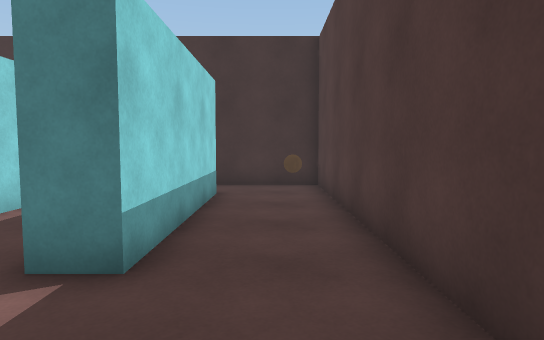
view 1 (above)

18 first-person views from a walk through a scene from a Unity 3-D project. The camera is 1.3 m above the floor, tilts 4° down and sees 75° across. The floor is counted in squares, 1 m on a side. Each view is taken from the middle of a square. On the plan, view 1 faces up. The plan holds only what a view shows up to about 15 squares ahead; the rest is blank. The place goes on beyond the plan.

view 2
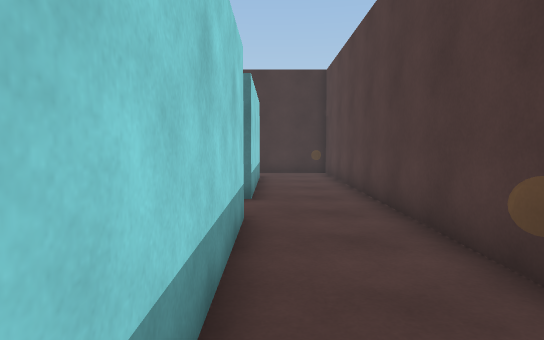

view 3
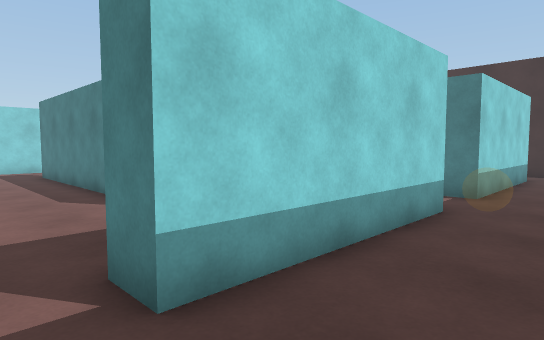

view 4
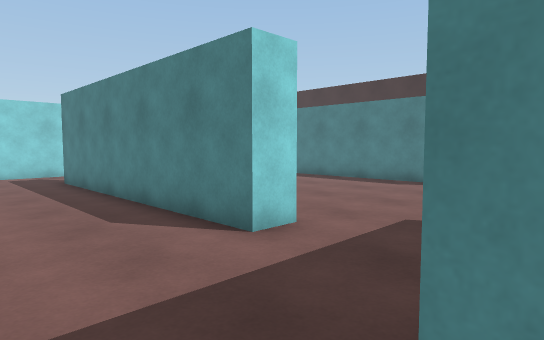

view 5
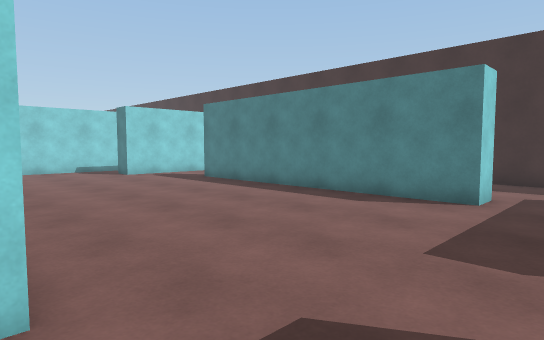

view 6
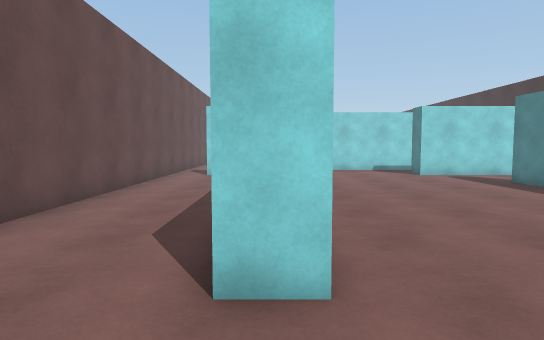

view 7
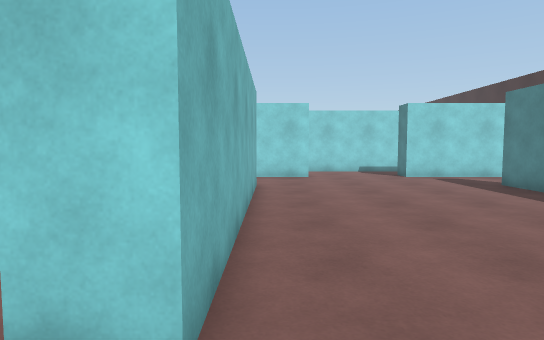

view 8
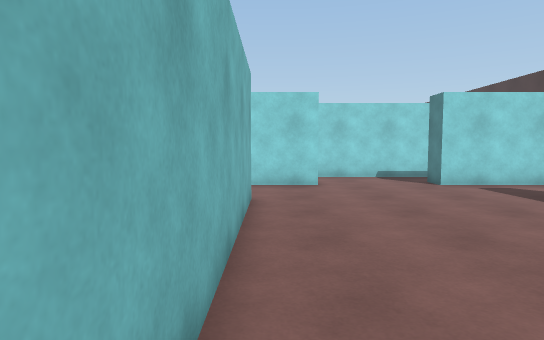

view 9
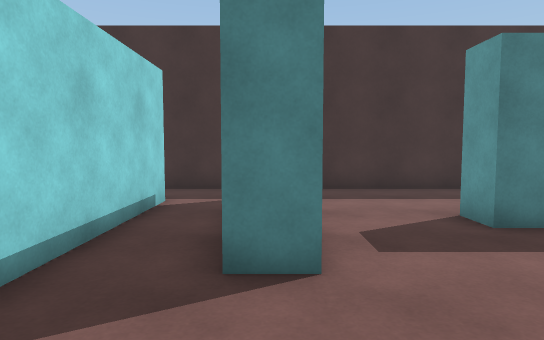

view 10
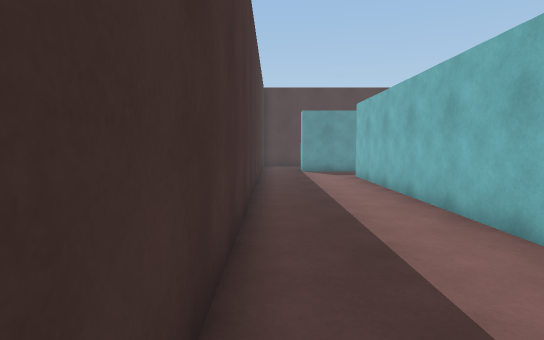

view 11
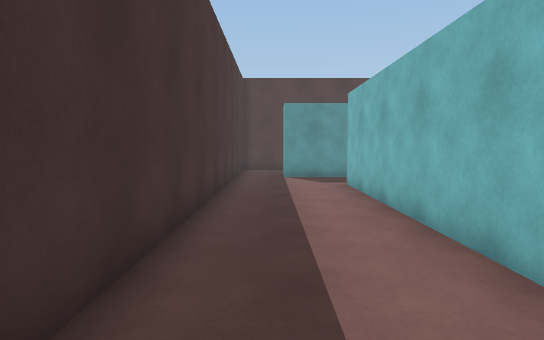

view 12
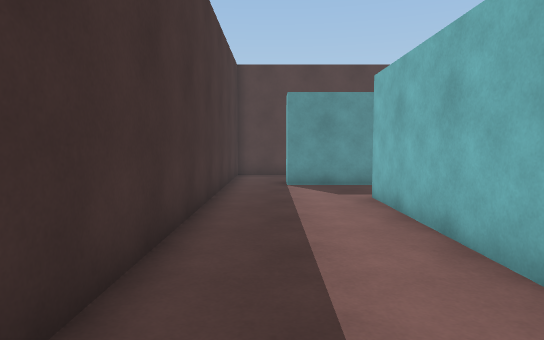

view 13
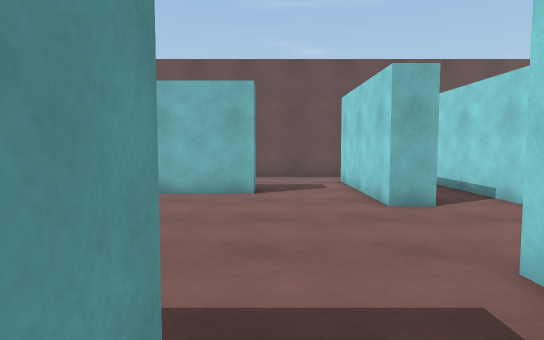

view 14
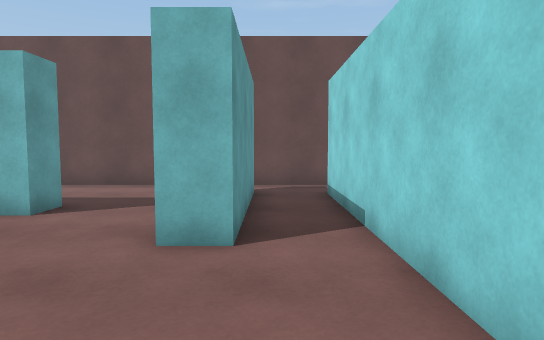

view 15
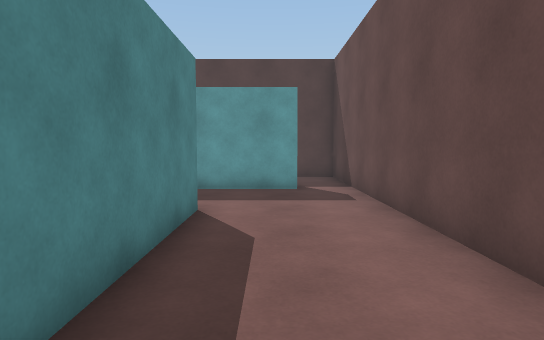

view 16
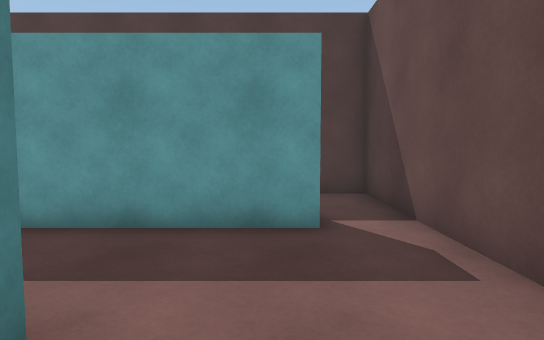

view 17
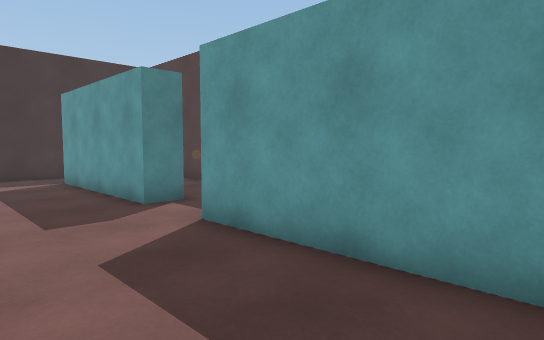

view 18
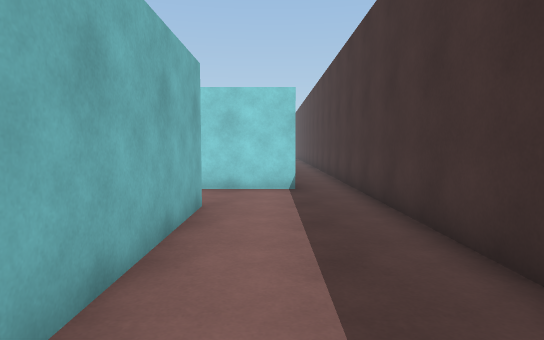

### Floor plan
Points are (right, up) in squares from view 1. A wall is a line through its corners. A room is listed if a view was taken in it or the views show most of it. See-through windows are left out.
Room 1 (views 1, 2, 3)
walls: (-1.5, 1.4) (-1.5, -4.7); (1.5, -1.9) (1.5, 11.5) (-1.5, 11.5); (-1.5, 9.5) (-1.5, 3.5); (-1.5, -6.5) (1.5, -6.5) (1.5, -5)
ways out: opening at (-2, -5.5) to room 2; opening at (-2, 2.5) to room 2; opening at (-2, 10.5) to room 2
Room 2 (views 4, 5, 6, 7, 8, 9, 10, 11, 12, 13, 14, 15, 16, 17, 18)
walls: (-15.5, 6.5) (-15.5, 7.5) (-5.2, 7.5) (-5.2, 6.5) (-15.5, 6.5); (-15.5, -1.5) (-5.9, -1.5) (-5.9, -2.5) (-15.5, -2.5) (-15.5, -1.5); (-18.5, 9.8) (-18.5, 4.5) (-19.5, 4.5); (-1.5, 3.5) (-2.5, 3.5) (-2.5, 9.5) (-1.5, 9.5); (-19.5, -4.5) (-19.5, 0.5) (-18.5, 0.5) (-18.5, -4.9); (-21.5, 9.2) (-21.5, -4.6); (-1.5, -4.7) (-2.5, -4.7) (-2.5, 1.2); (-1.5, 11.5) (-22.5, 11.5); (-21.9, -6.5) (-1.5, -6.5)
ways out: opening at (-2, -5.5) to room 1; opening at (-2, 2.5) to room 1; opening at (-2, 10.5) to room 1

Positions as (right, up) in squares from view 1, and headings:
1: (0, 0), facing up
2: (-1, -5), facing up
3: (1, -6), facing up-left
4: (-2, -6), facing up-left
5: (-3, -2), facing up-left
6: (-3, -2), facing left
7: (-4, -1), facing left
8: (-7, -1), facing left
9: (-19, 1), facing up
10: (-20, 11), facing right
11: (-17, 10), facing right
12: (-14, 10), facing right
13: (-16, 8), facing down
14: (-20, 5), facing down
15: (-13, -4), facing right
16: (-8, -4), facing right
17: (-6, -4), facing up-right
18: (-8, 9), facing left
